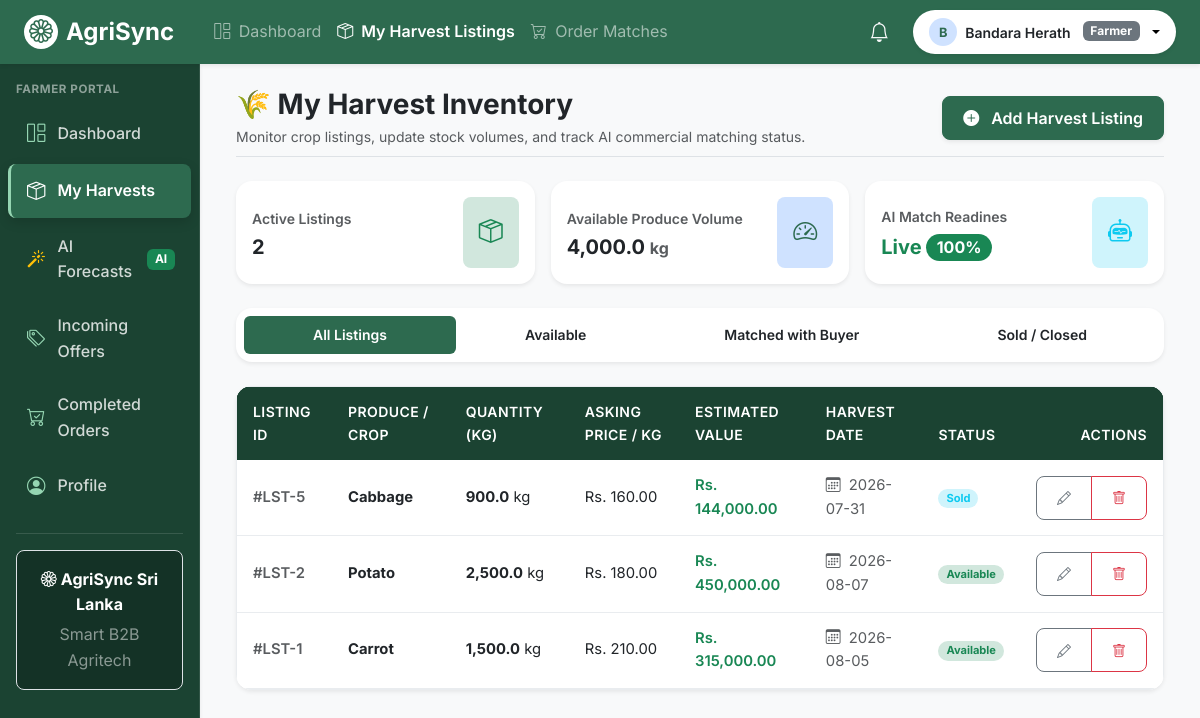
The page /farmer/listings.php (signed in) on the database its author committed.
### tables this page shows
CREATE TABLE IF NOT EXISTS `harvest_listings` (
  `id` int(11) NOT NULL AUTO_INCREMENT,
  `farmer_id` int(11) NOT NULL,
  `crop_type` varchar(50) NOT NULL,
  `quantity_kg` decimal(10,2) NOT NULL,
  `price_per_kg` decimal(10,2) NOT NULL,
  `harvest_date` date NOT NULL,
  `status` enum('available','matched','sold','expired') NOT NULL DEFAULT 'available',
  `created_at` timestamp NOT NULL DEFAULT CURRENT_TIMESTAMP,
  `updated_at` timestamp NOT NULL DEFAULT CURRENT_TIMESTAMP ON UPDATE CURRENT_TIMESTAMP,
  PRIMARY KEY (`id`),
  KEY `farmer_id_index` (`farmer_id`),
  KEY `crop_type_index` (`crop_type`),
  KEY `status_index` (`status`),
  CONSTRAINT `fk_harvest_farmer` FOREIGN KEY (`farmer_id`) REFERENCES `users` (`id`) ON DELETE CASCADE
);

### includes/functions.php (called while the page is built, shortened)
<?php
function sanitize(mixed $input): mixed {
    return htmlspecialchars(trim((string)$input), ENT_QUOTES, 'UTF-8');
}

### farmer/listings.php (the view, shortened to what this page needs)
<?php
require_once __DIR__ . '/../includes/functions.php';
$user_id = (int) ($_SESSION['user_id'] ?? 0);
$status_filter = sanitize($_GET['status'] ?? 'all');
$listings = [];
$total_volume_kg = 0;
$active_count = 0;
try {
    $db = getDbConnection();
    $sql = "
        SELECT id, crop_type, quantity_kg, price_per_kg, harvest_date, status, created_at
        FROM harvest_listings
        WHERE farmer_id = :farmer_id
    ";
    $params = [':farmer_id' => $user_id];
    $sql .= " ORDER BY id DESC";
    $stmt = $db->prepare($sql);
    $stmt->execute($params);
    $listings = $stmt->fetchAll(PDO::FETCH_ASSOC);
    foreach ($listings as $l) {
        if ($l['status'] === 'available') {
            $active_count++;
            $total_volume_kg += (float) $l['quantity_kg'];
        }
    }
} catch (Throwable $e) {
    error_log("Farmer Listings Query Error: " . $e->getMessage());
    $error_message = "Unable to load harvest listings.";
}
require_once __DIR__ . '/../includes/header.php';
require_once __DIR__ . '/../includes/navbar.php';
?>
<div class="d-flex" style="min-height: 100vh;">
    <?php require_once __DIR__ . '/../includes/sidebar.php'; ?>
    <div class="flex-grow-1 bg-light p-4 overflow-auto">
        <div class="container-fluid max-w-7xl">
            <div class="d-flex flex-wrap align-items-center justify-content-between mb-4 pb-2 border-bottom">
                <div>
                    <h1 class="h3 fw-bold text-dark mb-1">
                        🌾 My Harvest Inventory
                    </h1>
                    <p class="text-muted small mb-0">
                        Monitor crop listings, update stock volumes, and track AI commercial matching status.
                    </p>
                </div>
                <div class="d-flex gap-2 mt-3 mt-md-0">
                    <a href="add_listing.php" class="btn btn-primary rounded-3 d-flex align-items-center shadow-sm">
                        <i class="bi bi-plus-circle-fill me-1"></i> Add Harvest Listing
                    </a>
                </div>
            </div>
            <div class="row g-3 mb-4">
                <div class="col-12 col-sm-6 col-md-4">
                    <div class="card border-0 shadow-sm rounded-4 p-3 bg-white">
                        <div class="d-flex justify-content-between align-items-center">
                            <div>
                                <span class="text-muted small fw-semibold">Active Listings</span>
                                <h3 class="fw-bold mb-0 text-dark mt-1"><?= $active_count ?></h3>
                            </div>
                            <div class="p-3 rounded-3 bg-success-subtle text-success">
                                <i class="bi bi-box-seam fs-4"></i>
                            </div>
                        </div>
                    </div>
                </div>
                <div class="col-12 col-sm-6 col-md-4">
                    <div class="card border-0 shadow-sm rounded-4 p-3 bg-white">
                        <div class="d-flex justify-content-between align-items-center">
                            <div>
                                <span class="text-muted small fw-semibold">Available Produce Volume</span>
                                <h3 class="fw-bold mb-0 text-dark mt-1"><?= number_format($total_volume_kg, 1) ?> <span class="fs-6 text-muted">kg</span></h3>
                            </div>
                            <div class="p-3 rounded-3 bg-primary-subtle text-primary">
                                <i class="bi bi-speedometer2 fs-4"></i>
                            </div>
                        </div>
                    </div>
                </div>
                <div class="col-12 col-sm-6 col-md-4">
                    <div class="card border-0 shadow-sm rounded-4 p-3 bg-white">
                        <div class="d-flex justify-content-between align-items-center">
                            <div>
                                <span class="text-muted small fw-semibold">AI Match Readines</span>
                                <h3 class="fw-bold mb-0 text-success mt-1">Live <span class="badge bg-success rounded-pill fs-6">100%</span></h3>
                            </div>
                            <div class="p-3 rounded-3 bg-info-subtle text-info">
                                <i class="bi bi-robot fs-4"></i>
                            </div>
                        </div>
                    </div>
                </div>
            </div>
            <div class="card border-0 shadow-sm rounded-4 p-2 mb-4 bg-white">
                <ul class="nav nav-pills nav-fill small fw-semibold">
                    <li class="nav-item">
                        <a class="nav-link <?= $status_filter === 'all' ? 'active bg-primary' : 'text-dark' ?>" href="listings.php?status=all">All Listings</a>
                    </li>
                    <li class="nav-item">
                        <a class="nav-link <?= $status_filter === 'available' ? 'active bg-primary' : 'text-dark' ?>" href="listings.php?status=available">Available</a>
                    </li>
                    <li class="nav-item">
                        <a class="nav-link <?= $status_filter === 'matched' ? 'active bg-primary' : 'text-dark' ?>" href="listings.php?status=matched">Matched with Buyer</a>
                    </li>
                    <li class="nav-item">
                        <a class="nav-link <?= $status_filter === 'sold' ? 'active bg-primary' : 'text-dark' ?>" href="listings.php?status=sold">Sold / Closed</a>
                    </li>
                </ul>
            </div>
            <div class="card border-0 shadow-sm rounded-4 overflow-hidden bg-white">
                <div class="table-responsive">
                    <table class="table table-hover align-middle mb-0">
                        <thead class="table-light small">
                            <tr>
                                <th>Listing ID</th>
                                <th>Produce / Crop</th>
                                <th>Quantity (kg)</th>
                                <th>Asking Price / kg</th>
                                <th>Estimated Value</th>
                                <th>Harvest Date</th>
                                <th>Status</th>
                                <th class="text-end">Actions</th>
                            </tr>
                        </thead>
                        <tbody>
                            <?php if (empty($listings)): ?>
                                <tr>
                                    <td colspan="8" class="text-center py-5 text-muted">
                                        <i class="bi bi-inbox fs-1 text-muted d-block mb-2"></i>
                                        No harvest listings found for this filter.
                                        <div class="mt-3">
                                            <a href="add_listing.php" class="btn btn-sm btn-primary rounded-3">Add First Harvest</a>
                                        </div>
                                    </td>
                                </tr>
                            <?php else: ?>
                                <?php foreach ($listings as $row): ?>
                                    <?php
                                        $st = $row['status'];
                                        $badge = 'bg-secondary-subtle text-secondary';
                                        if ($st === 'available') $badge = 'bg-success-subtle text-success';
                                        if ($st === 'sold') $badge = 'bg-info-subtle text-info';
                                        $est_val = (float)$row['quantity_kg'] * (float)$row['price_per_kg'];
                                    ?>
                                    <tr>
                                        <td class="fw-semibold text-muted">#LST-<?= (int)$row['id'] ?></td>
                                        <td class="fw-bold text-dark"><?= htmlspecialchars($row['crop_type'], ENT_QUOTES, 'UTF-8') ?></td>
                                        <td><strong><?= number_format($row['quantity_kg'], 1) ?></strong> kg</td>
                                        <td>Rs. <?= number_format($row['price_per_kg'], 2) ?></td>
                                        <td class="fw-semibold text-success">Rs. <?= number_format($est_val, 2) ?></td>
                                        <td class="small text-muted">
                                            <i class="bi bi-calendar3 me-1"></i> <?= htmlspecialchars($row['harvest_date'], ENT_QUOTES, 'UTF-8') ?>
                                        </td>
                                        <td>
                                            <span class="badge rounded-pill <?= $badge ?> px-2 py-1 text-capitalize">
                                                <?= htmlspecialchars($st, ENT_QUOTES, 'UTF-8') ?>
                                            </span>
                                        </td>
                                        <td class="text-end">
                                            <div class="btn-group btn-group-sm">
                                                <a href="edit_listing.php?id=<?= (int)$row['id'] ?>" class="btn btn-outline-secondary rounded-start-3" title="Edit Listing">
                                                    <i class="bi bi-pencil"></i>
                                                </a>
                                                <button type="button" class="btn btn-outline-danger rounded-end-3" onclick="deleteListing(<?= (int)$row['id'] ?>)" title="Delete Listing">
                                                    <i class="bi bi-trash"></i>
                                                </button>
                                            </div>
                                        </td>
                                    </tr>
                                <?php endforeach; ?>
                            <?php endif; ?>
                        </tbody>
                    </table>
                </div>
            </div>
        </div>
    </div>
</div>
<?php require_once __DIR__ . '/../includes/footer.php'; ?>

### assets/css/style.css (style rules this page uses)
:root { --clr-primary: #2D6A4F; --clr-primary-dark: #1B4332; --clr-primary-light: #40916C; --clr-accent: #95D5B2; --clr-accent-light: #D8F3DC; --clr-bg: #F8F9FA; --clr-surface: #FFFFFF; --clr-text: #212529; --clr-text-muted: #6C757D; --clr-border: #E9ECEF; --clr-danger: #DC3545; --clr-warning: #FFC107; --clr-info: #0DCAF0; --radius-sm: 8px; --radius-md: 12px; --radius-lg: 16px; --shadow-sm: 0 2px 8px rgba(0, 0, 0, 0.06); --shadow-md: 0 4px 16px rgba(0, 0, 0, 0.08); --shadow-lg: 0 10px 30px rgba(0, 0, 0, 0.12); --transition-fast: all 0.2s ease; }
body { font-family: 'Inter', -apple-system, BlinkMacSystemFont, 'Segoe UI', Roboto, sans-serif; background-color: var(--clr-bg); color: var(--clr-text); line-height: 1.6; -webkit-font-smoothing: antialiased; }
h1, h2, h3, h4, h5, h6 { font-family: 'Inter', sans-serif; font-weight: 700; color: var(--clr-primary-dark); }
h1 { font-size: 1.75rem; }
h3 { font-size: 1.25rem; }
.card, .agri-card { background-color: var(--clr-surface); border: 1px solid var(--clr-border); border-radius: var(--radius-md); box-shadow: var(--shadow-sm); transition: var(--transition-fast); }
.btn { border-radius: var(--radius-sm); min-height: 44px; font-weight: 600; display: inline-flex; align-items: center; justify-content: center; gap: 0.5rem; padding: 0.5rem 1.25rem; transition: var(--transition-fast); }
.btn-primary { background-color: var(--clr-primary); border-color: var(--clr-primary); color: #ffffff; }
.table-responsive { border-radius: var(--radius-md); overflow: hidden; box-shadow: var(--shadow-sm); border: 1px solid var(--clr-border); background-color: var(--clr-surface); }
.table { margin-bottom: 0; width: 100%; vertical-align: middle; }
.table thead, .table thead tr, .table thead th { background-color: var(--clr-primary-dark) !important; color: #ffffff !important; font-weight: 600; font-size: 0.875rem; text-transform: uppercase; letter-spacing: 0.03em; padding: 0.875rem 1rem; border-bottom: none; }
.table tbody tr { transition: var(--transition-fast); }
.table tbody td { padding: 0.875rem 1rem; color: var(--clr-text); border-bottom: 1px solid var(--clr-border); font-size: 0.925rem; }
.bg-primary { background-color: var(--clr-primary) !important; }
.text-primary { color: var(--clr-primary) !important; }

### rows shown on the page
harvest_listings: id "5", crop_type "Cabbage", quantity_kg "900.0", price_per_kg "160.00", est_val "144,000.00", harvest_date "2026-07-31", status "Sold"
harvest_listings: id "2", crop_type "Potato", quantity_kg "2,500.0", price_per_kg "180.00", est_val "450,000.00", harvest_date "2026-08-07", status "Available"
harvest_listings: id "1", crop_type "Carrot", quantity_kg "1,500.0", price_per_kg "210.00", est_val "315,000.00", harvest_date "2026-08-05", status "Available"

### other values the page prints
substr($user_name, 0, 1) "B"
$user_name "Bandara Herath"
$user_role "Farmer"
$user_role "FARMER"
$active_count "2"
$total_volume_kg "4,000.0"
